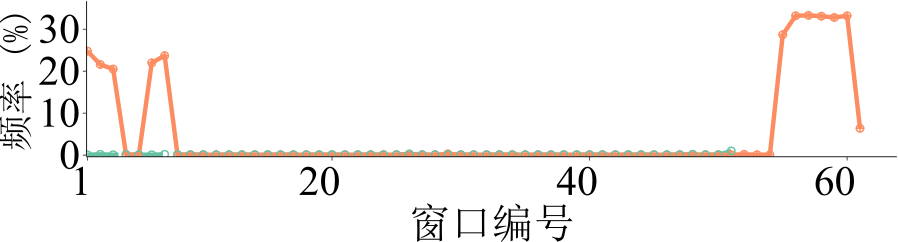

Generate this figure with R:
library(grid)
library(ggplot2)
library(extrafont)
require("RColorBrewer")
require(scales)
font_import()
loadfonts()

mywidth=9
myheight=2.5
my_value=c(1,10)
my_line=c("longdash","solid")

if(T){
    args <- commandArgs(trailingOnly = TRUE)
    x1 <- read.table("prefixDistribution-1000-CouchDB-all.data",header=TRUE)
    cairo_pdf(file="prefixDistribution-1000-CouchDB-all.pdf", width=mywidth, height=myheight)
    x1$type <- factor(x1$type, levels=c("Raw","Mixed"), labels=c("Raw","Mixed"))
    ggplot(data=x1, aes(x=ID,y=ratio,shape=type,linetype=type, colour=type)) +
    geom_line(size=1.5)  + 
    geom_point(size=2, stroke=0.75, fill="white") +
    scale_shape_manual(values=c(my_value)) +
    scale_colour_brewer(palette = "Set2") + 
    scale_linetype_manual(values=c(my_line)) +
    scale_size_manual(values=c(1.5, 1.5)) +
    coord_cartesian(ylim=c(0.013, 0.35), xlim=c(3.8, 61)) +
    scale_x_continuous(breaks=c(1, 20, 40, 60)) +
    scale_y_continuous(breaks=seq(0, 0.3, 0.1), labels=format(seq(0, 30, 10), scientific=FALSE)) +
    ylab("频率 (%)") +
    xlab("窗口编号") +
    theme_bw() +
    theme(
        panel.grid.major=element_blank(), panel.grid.minor=element_blank(),
	    panel.background=element_blank(), 
	    # panel.border=element_rect(size=0.5),
	    panel.border = element_blank(),
	    axis.line=element_line(colour="black", size=0.3),
	    axis.ticks=element_line(size=0.3),
        axis.text.x=element_text(margin=margin(5,0,0,0), angle=0, hjust=0.8, colour="black", size=30, family="Times New Roman"),
        axis.title.y=element_text(size=26,  hjust=0.5, family="SimSun"),
        axis.text.y=element_text(margin=margin(0, 2, 0, 0),colour="black",size=30, family="Times New Roman"),
        axis.title.x=element_text(size=30, family="SimSun"),
        legend.title = element_blank(),
        legend.key.size=unit(0.3, "cm"),
        legend.text=element_text(size=20,family="SimSun"),
        # legend.position=c(0.3,0.82),
        legend.position="none",
        legend.direction="vertical",
        legend.margin = margin(t = 0, unit='cm'),
        plot.margin=unit(c(0.1,0.1,0.1,0.1), "cm")
    )
}
